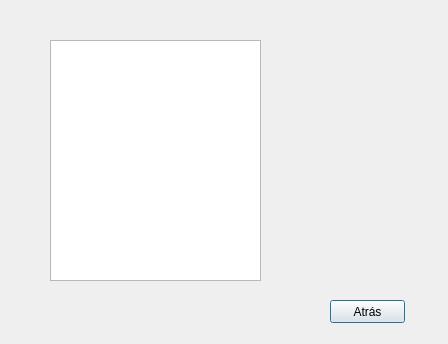
<?xml version="1.0" encoding="UTF-8"?>
<ui version="4.0">
 <class>Ranking</class>
 <widget class="QDialog" name="Ranking">
  <property name="geometry">
   <rect>
    <x>0</x>
    <y>0</y>
    <width>448</width>
    <height>344</height>
   </rect>
  </property>
  <property name="windowTitle">
   <string>Dialog</string>
  </property>
  <widget class="QPushButton" name="atras">
   <property name="geometry">
    <rect>
     <x>330</x>
     <y>300</y>
     <width>75</width>
     <height>23</height>
    </rect>
   </property>
   <property name="text">
    <string>Atrás</string>
   </property>
  </widget>
  <widget class="QTableView" name="tableView">
   <property name="geometry">
    <rect>
     <x>50</x>
     <y>40</y>
     <width>211</width>
     <height>241</height>
    </rect>
   </property>
  </widget>
 </widget>
 <resources/>
 <connections/>
</ui>
